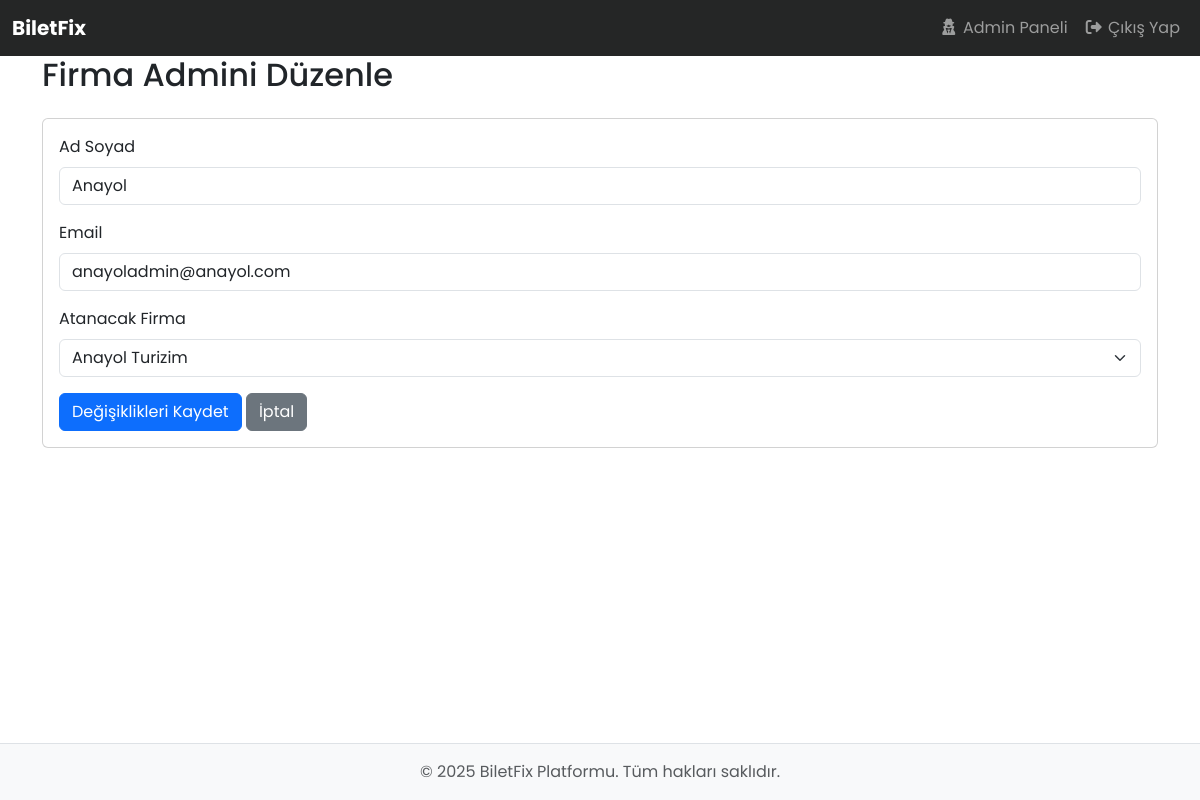
/index.php?page=edit-firma-admin&id=f8c25dad-7b29-425e-bdb5-1a234186bc38 (signed in), run on the app's committed database.
### tables this page shows
CREATE TABLE "users" (
	"id"	TEXT,
	"full_name"	TEXT,
	"email"	TEXT NOT NULL UNIQUE,
	"role"	TEXT NOT NULL,
	"password"	TEXT NOT NULL,
	"company_id"	TEXT,
	"balance"	INTEGER DEFAULT 800,
	"created_at"	TIMESTAMP NOT NULL,
	PRIMARY KEY("id"),
	FOREIGN KEY("company_id") REFERENCES "bus_companies"("id")
);

CREATE TABLE "bus_companies" (
	"id"	TEXT,
	"name"	TEXT NOT NULL UNIQUE,
	"logo_path"	TEXT,
	"created_at"	TIMESTAMP,
	PRIMARY KEY("id")
);

### app/controllers/AdminController.php (called while the page is built, shortened)
<?php
class AdminController{
    public function showEditFirmaAdminForm(){
        $user_id = $_GET['id'] ?? '';
        $userModel = new User();
        $adminToEdit = $userModel->findByID($user_id);
        $companyModel = new Company();
        $companies = $companyModel->getAllCompanies();
        require_once __DIR__ . '/../../views/admin/edit_firma_admin.php';
    }
}

### app/core/Database.php (called while the page is built)
<?php
function getDatabaseConnection() {
    static $connection = null;
    if($connection === null){
        try{
            $path = __DIR__ . '/../../database/database.db';
            $connection = new PDO("sqlite:" . $path);
            $connection->setAttribute(PDO::ATTR_ERRMODE, PDO::ERRMODE_EXCEPTION);
        }catch(PDOException $e){
            die("Veritabanı bağlantı hatası: " . $e->getMessage());
        }
    }
    return $connection;
}

### app/models/User.php (called while the page is built, shortened)
<?php
class User{
    private $db;
    public function __construct(){
        $this->db = getDatabaseConnection();
    }
    public function findByID($id){
        $statement = $this->db->prepare("SELECT * FROM users WHERE id = ?");
        $statement->execute([$id]);
        return $statement->fetch(PDO::FETCH_ASSOC);
    }
}

### app/models/Company.php (called while the page is built, shortened)
<?php
class Company{
    private $db;
    public function __construct(){
        $this->db = getDatabaseConnection();
    }
    public function getAllCompanies(){
        $sql = "SELECT * FROM bus_companies ORDER BY name ASC";
        $statement = $this->db->query($sql);
        return $statement->fetchAll(PDO::FETCH_ASSOC);
    }
}

### views/admin/edit_firma_admin.php (the view, shortened to what this page needs)
<?php require_once __DIR__ . '/../layout/header.php'; ?>
<div class="container">
    <h2 class="mb-4">Firma Admini Düzenle</h2>
    <div class="card">
        <div class="card-body">
            <form action="/index.php?page=update-firma-admin" method="POST">
                <div class="mb-3">
                    <label for="fullname" class="form-label">Ad Soyad</label>
                    <input type="text" class="form-control" id="fullname" name="fullname" value="<?php echo htmlspecialchars($adminToEdit['full_name']); ?>" required>
                </div>
                <div class="mb-3">
                    <label for="email" class="form-label">Email</label>
                    <input type="email" class="form-control" id="email" name="email" value="<?php echo htmlspecialchars($adminToEdit['email']); ?>" required>
                </div>
                <div class="mb-3">
                    <label for="company_id" class="form-label">Atanacak Firma</label>
                    <select class="form-select" id="company_id" name="company_id" required>
                        <?php foreach ($companies as $company): ?>
                            <option value="<?php echo $company['id']; ?>" <?php echo ($adminToEdit['company_id'] == $company['id']) ? 'selected' : ''; ?>>
                                <?php echo htmlspecialchars($company['name']); ?>
                            </option>
                        <?php endforeach; ?>
                    </select>
                </div>
                <button type="submit" class="btn btn-primary">Değişiklikleri Kaydet</button>
                <a href="/index.php?page=admin-dashboard" class="btn btn-secondary">İptal</a>
            </form>
        </div>
    </div>
</div>
<?php require_once __DIR__ . '/../layout/footer.php'; ?>

### views/layout/header.php (style rules this page uses)
body { display: flex; flex-direction: column; min-height: 100vh; font-family: "Poppins", sans-serif !important; }

### data on the page
users: fullname "Anayol", email "anayoladmin@anayol.com", company_id "Anayol Turizim"
